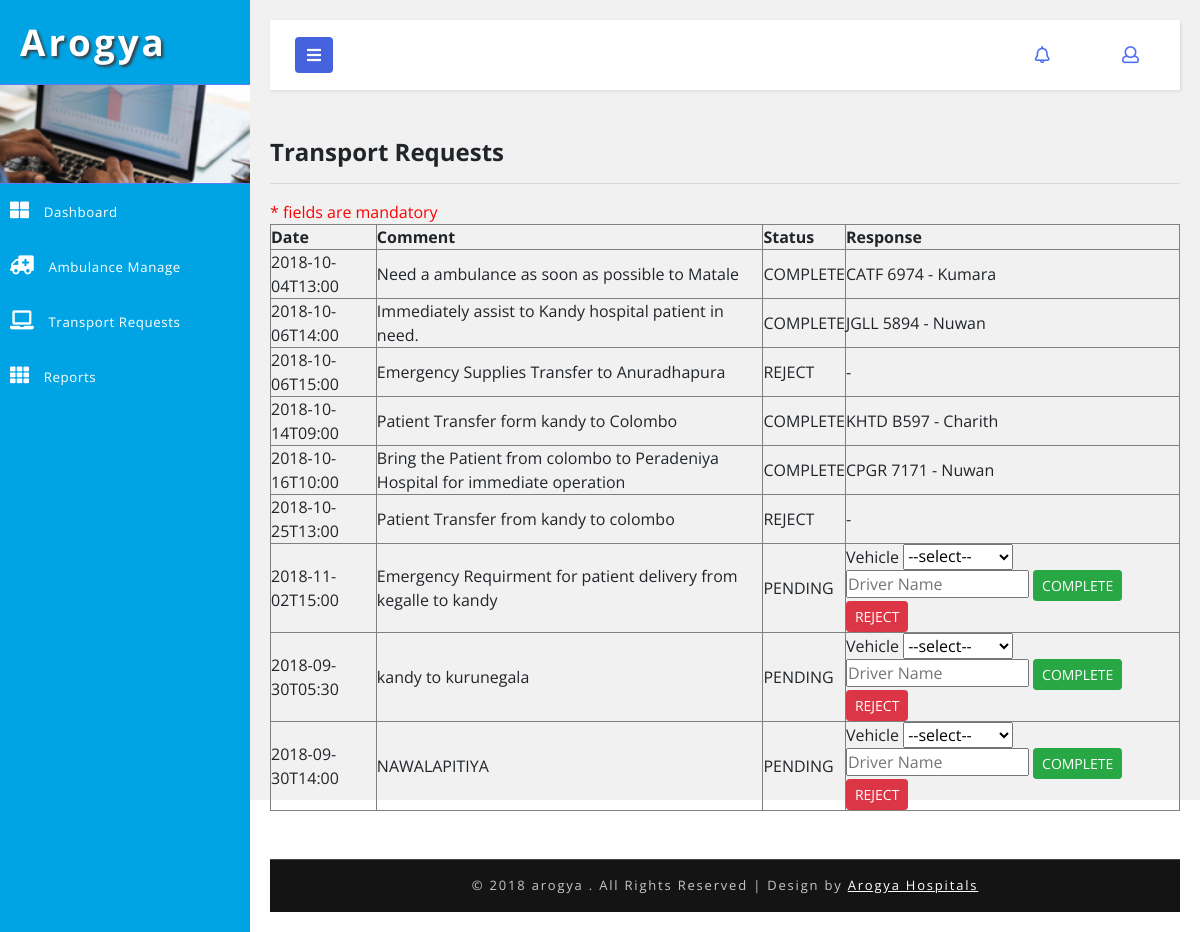
The app's page /Arogya_/arogyaadmin/transport/tansport-requests.php with its own data.
### tables this page shows
CREATE TABLE `hms_vehicle_request` (
  `id` int(5) NOT NULL,
  `request_by` int(5) DEFAULT NULL,
  `comment` text,
  `status_code` varchar(20) DEFAULT 'PENDING',
  `vehicle_id` int(5) DEFAULT '0',
  `created_time` timestamp NOT NULL DEFAULT CURRENT_TIMESTAMP,
  `created_user` int(5) DEFAULT NULL,
  `datetime_need` varchar(50) DEFAULT NULL,
  `driver_name` varchar(100) DEFAULT NULL,
  `flag_unique` varchar(50) DEFAULT NULL
);

### Arogya_/arogyaadmin/DB.php (called while the page is built, shortened)
<?php
function getDBConnection() {
    $servername = "localhost";
    $username = "root";
    $password = "";
    $db = "hmsdb";
    $conn = mysqli_connect($servername, $username, $password, $db);
    if (!$conn) {
        die("Connection failed: " . mysqli_connect_error());
    } else {
        return $conn;
    }
}
function getData($sql) {
    $conn = getDBConnection();
    $result = mysqli_query($conn, $sql);
    if (mysqli_num_rows($result) > 0) {
        return $result;
    } else {
        return FALSE;
    }
}
?>

### Arogya_/arogyaadmin/transport/tansport-requests.php (the view, shortened to what this page needs)
<?php
include '../DB.php';
?>
<!DOCTYPE html>
<html lang="en">
    <head>
        <link rel="stylesheet" href="https://maxcdn.bootstrapcdn.com/font-awesome/4.7.0/css/font-awesome.min.css">
        <link href="../css/bootstrap.css" rel="stylesheet" type="text/css" media="all" />
        <link href="../css/style.css" rel="stylesheet" type="text/css" media="all" />
        <link rel="stylesheet" href="../css/style4.css">
        <link href="../css/fontawesome-all.css" rel="stylesheet">
    </head>
    <body>
        <div class="wrapper">
            <nav id="sidebar">
                <div class="sidebar-header">
                    <h1>
                        <a href="#">Arogya</a>
                    </h1>
                </div>
                <div class="profile-bg"></div>
                <?php
                include_once '../_tree_transport.php';
                ?>
            </nav>
            <div id="content">
                <?php include_once '../_top_bar.php'; ?>
                <div class="blank-page-content">
                    <h4>  Transport Requests </h4>
                    <hr>
                    <div class="row">
                        <div class="col-md-4">
                            <span class="mando-msg">* fields are mandatory</span>
                        </div>
                        <div class="col-md-12">
                            <table border="1" style="width: 100%">
                                <thead>
                                    <tr>
                                        <th>Date</th>
                                        <th>Comment</th>
                                        <th>Status</th>
                                        <th>Response</th>
                                    </tr>
                                </thead>
                                <tbody>
                                    <?php
                                    $sql = "SELECT A.id,A.datetime_need,A.comment,A.status_code,(SELECT vehicle_number FROM hms_vehicle WHERE id = A.vehicle_id) AS vehicle_number,A.driver_name
FROM hms_vehicle_request AS A";
                                    $data = getData($sql);
                                    if ($data != null) {
                                        foreach ($data as $value) {
                                            ?>
                                            <tr>
                                                <td><?= $value['datetime_need'] ?></td>
                                                <td><?= $value['comment'] ?></td>
                                                <td><?= $value['status_code'] ?></td>
                                                <td><?php if ($value['status_code'] == 'PENDING') {
                                                ?>
                                                        <form action="tansport-requests.php" method="post">
                                                            Vehicle <select name="vehicle_id" required="">
                                                                <option value="">--select--</option>
                                                            </select>
                                                            <input type="text" name="driver_name" placeholder="Driver Name" required=""/>
                                                            <button name="submitApprove" type="submit" class="btn btn-success btn-sm">COMPLETE</button>
                                                        </form>
                                                    <form action="tansport-requests.php" method="post">
                                                            <button name="submitReject" type="submit" class="btn btn-danger btn-sm">REJECT</button>
                                                        </form>
                                                        <?php }else{
     echo $value['vehicle_number'] .' - '.$value['driver_name'];
                                                        }
                                                    ?></td>
                                            </tr>
                                            <?php
                                        }
                                    }
                                    ?>
                                </tbody>
                            </table>
                        </div>
                    </div>
                </div>
                <?php include '../_footer.php'; ?>
            </div>
        </div>
        <link href="../css/jquery.dataTables.min.css" rel="stylesheet" type="text/css"/>
    </body>
</html>

### Arogya_/arogyaadmin/css/style.css (style rules this page uses)
* { margin: 0; padding: 0; }
body { background: radial-gradient(#eee, #668); height: 100vh; width: 100vw; }
html, body { margin: 0; font-size: 100%; font-family: 'Open Sans', sans-serif; background: #fff; }
.blank-page-content { min-height: 480px; }
.mando-msg { color: red; }
body a { text-decoration: none; transition: 0.5s all; -webkit-transition: 0.5s all; -moz-transition: 0.5s all; -o-transition: 0.5s all; -ms-transition: 0.5s all; }
input[type="button"], button[type="submit"] { transition: 0.5s all; -webkit-transition: 0.5s all; -moz-transition: 0.5s all; -o-transition: 0.5s all; -ms-transition: 0.5s all; }
h1, h2, h3, h4, h5, h6 { margin: 0; font-weight: 700; }
.profile-bg { border: 1px solid #5d7cf7; border-left: none; border-right: none; background: url(../images/menu1.jpg)no-repeat 0px 0px; -webkit-background-size: cover; -moz-background-size: cover; -o-background-size: cover; -ms-background-size: cover; background-size: cover; min-height: 100px; }

### Arogya_/arogyaadmin/css/style4.css (style rules this page uses)
body { font-family: 'Open Sans', sans-serif; background: #f1f1f1; }
a, a:hover, a:focus { color: inherit; text-decoration: none; transition: all 0.3s; }
i, span { display: inline-block; }
.wrapper { display: flex; align-items: stretch; }
#sidebar { min-width: 250px; max-width: 250px; background: #00a4e4; color: #fff; transition: all 0.3s; }
.sidebar-header h1 { font-size: 2.3em; letter-spacing: 3px; color: #fff; text-shadow: 2px 2px 3px #39393a; }
#sidebar .sidebar-header { padding: 20px; background: #00a4e4; }
#content { padding: 20px; min-height: 100vh; transition: all 0.3s; overflow: hidden; width: 100%; }

### records on screen
hms_vehicle_request: datetime_need "2018-10-04T13:00", comment "Need a ambulance as soon as possible to Matale", status_code "COMPLETE", vehicle_number "CATF 6974", driver_name "Kumara"
hms_vehicle_request: datetime_need "2018-10-06T14:00", comment "Immediately assist to Kandy hospital patient in need.", status_code "COMPLETE", vehicle_number "JGLL 5894", driver_name "Nuwan"
hms_vehicle_request: datetime_need "2018-10-06T15:00", comment "Emergency Supplies Transfer to Anuradhapura", status_code "REJECT"
hms_vehicle_request: datetime_need "2018-10-14T09:00", comment "Patient Transfer form kandy to Colombo", status_code "COMPLETE", vehicle_number "KHTD B597", driver_name "Charith"
hms_vehicle_request: datetime_need "2018-10-16T10:00", comment "Bring the Patient from colombo to Peradeniya Hospital for immediate operation", status_code "COMPLETE", vehicle_number "CPGR 7171", driver_name "Nuwan"
hms_vehicle_request: datetime_need "2018-10-25T13:00", comment "Patient Transfer from kandy to colombo", status_code "REJECT"
hms_vehicle_request: datetime_need "2018-11-02T15:00", comment "Emergency Requirment for patient delivery from kegalle to kandy", status_code "PENDING"
hms_vehicle_request: datetime_need "2018-09-30T05:30", comment "kandy to kurunegala", status_code "PENDING"
hms_vehicle_request: datetime_need "2018-09-30T14:00", comment "NAWALAPITIYA", status_code "PENDING"
